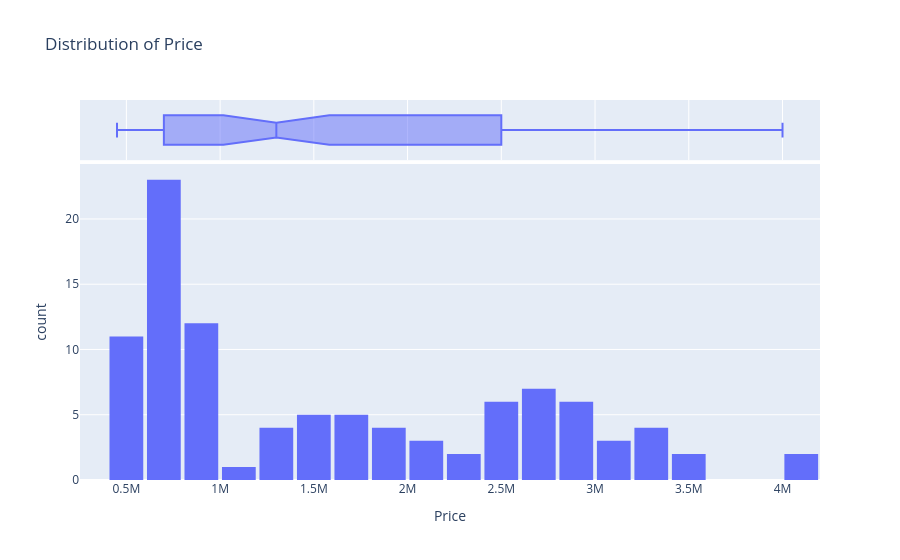

Notebook cell for this chart:
### Code cell
fig = px.histogram(cars_df,
                   x = 'Price',
                   marginal = 'box',
                   nbins = 20,
                   title = 'Distribution of Price'

)

fig.update_layout(bargap = 0.1)
fig.show()
